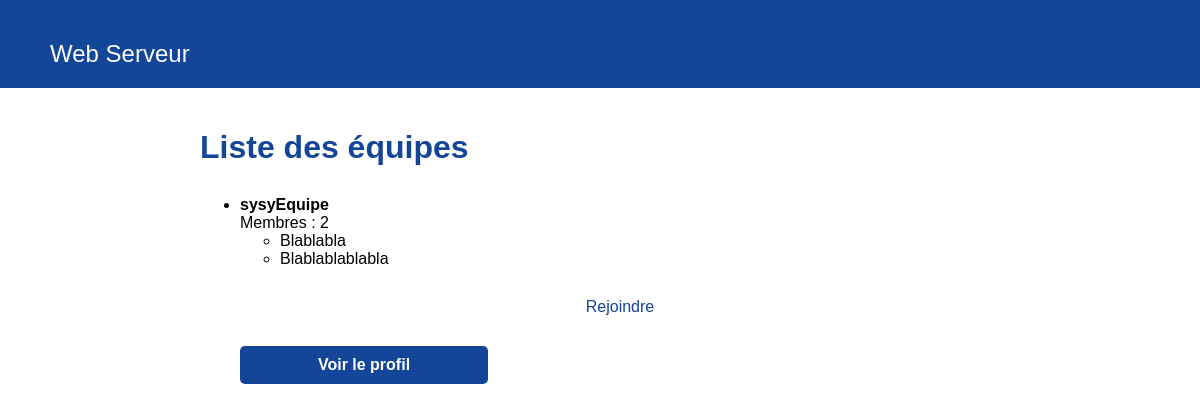
Before: /listTeam/ with the older database file.
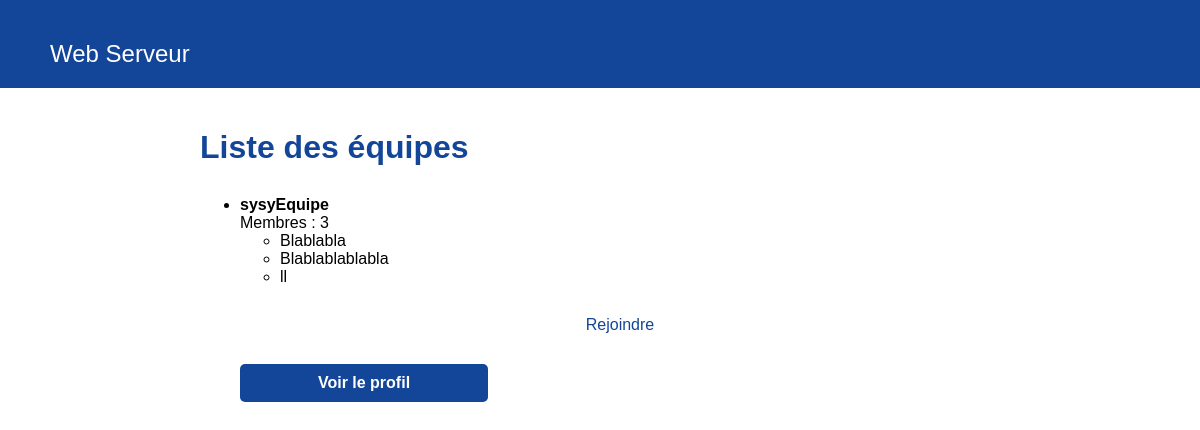
After: the same page with the newer database file.
### tasks/models.py (models this page shows, shortened)
class Team(models.Model):
    name = models.CharField(max_length=200)
    members = models.ManyToManyField('User',related_name="teams")
    task_list = models.ManyToManyField('Task')  # Liste des tâches

class User(AbstractUser):
    USERNAME_FIELD='username'
    description = models.CharField(max_length=200)

### tasks/views.py (the view)
# urls.py: path('listTeam/',views.List_team_view, name='listTeam'),
def List_team_view(request):
    teams =Team.objects.all()
    return render(request,'tasks/List_team.html',{'teams' : teams})

### tasks/templates/tasks/List_team.html (shortened to what this page needs)
<!DOCTYPE html>
<html lang="fr">
<head>
    {% load static %}
    <link rel="stylesheet" href="{% static 'styles.css' %}">
</head>
<body>
    <nav class="navbar">
        <div class="navbar-left">
            <div class="navbar-right">
                <a href="{% url 'home' %}">Web Serveur</a>
            </div>
        </div>
    </nav>
    <main class="container">
        <h1>Liste des équipes</h1>
        {% if teams %}
            <ul class="team-list">
                {% for team in teams %}
                    <li>
                        <strong>{{ team.name }}</strong> <br>
                        Membres : {{ team.members.count }}<br>
                        {% if team.members.all %}
                            <ul>
                                {% for member in team.members.all %}
                                    <li>{{member.username}}</li>
                                {% endfor %}
                            </ul>
                        {% else %}
                            <em>Aucun membre</em>
                        {% endif %}
                        {% if user in team.members.all %}
                        <form method="post" action="{% url 'quitTeam' team.id %}" style="display:inline;">
                            {% csrf_token %}
                            <button type="submit" id="btn-quitter" class="btn btn-quitter">Quitter</button>
                            <a class="link" href="{% url 'teamProfile' team.id %}">Voir le profil</a>
                        </form>
                        {% else %}
                            <a href="{% url 'joinTeam' team.id %}" class="btn btn-primary">Rejoindre</a>
                            <a class='link' href="{% url 'teamProfile' team.id %}">Voir le profil</a>
                        {% endif %}
                    </li>
                {% endfor %}
            </ul>
        {% else %}
            <p>Aucune équipe disponible.</p>
        {% endif %}
    </main>
</body>
</html>

Changed rows visible on the page:
computed for Team "sysyEquipe": members.count "2" → "3"
added User: username "ll"
